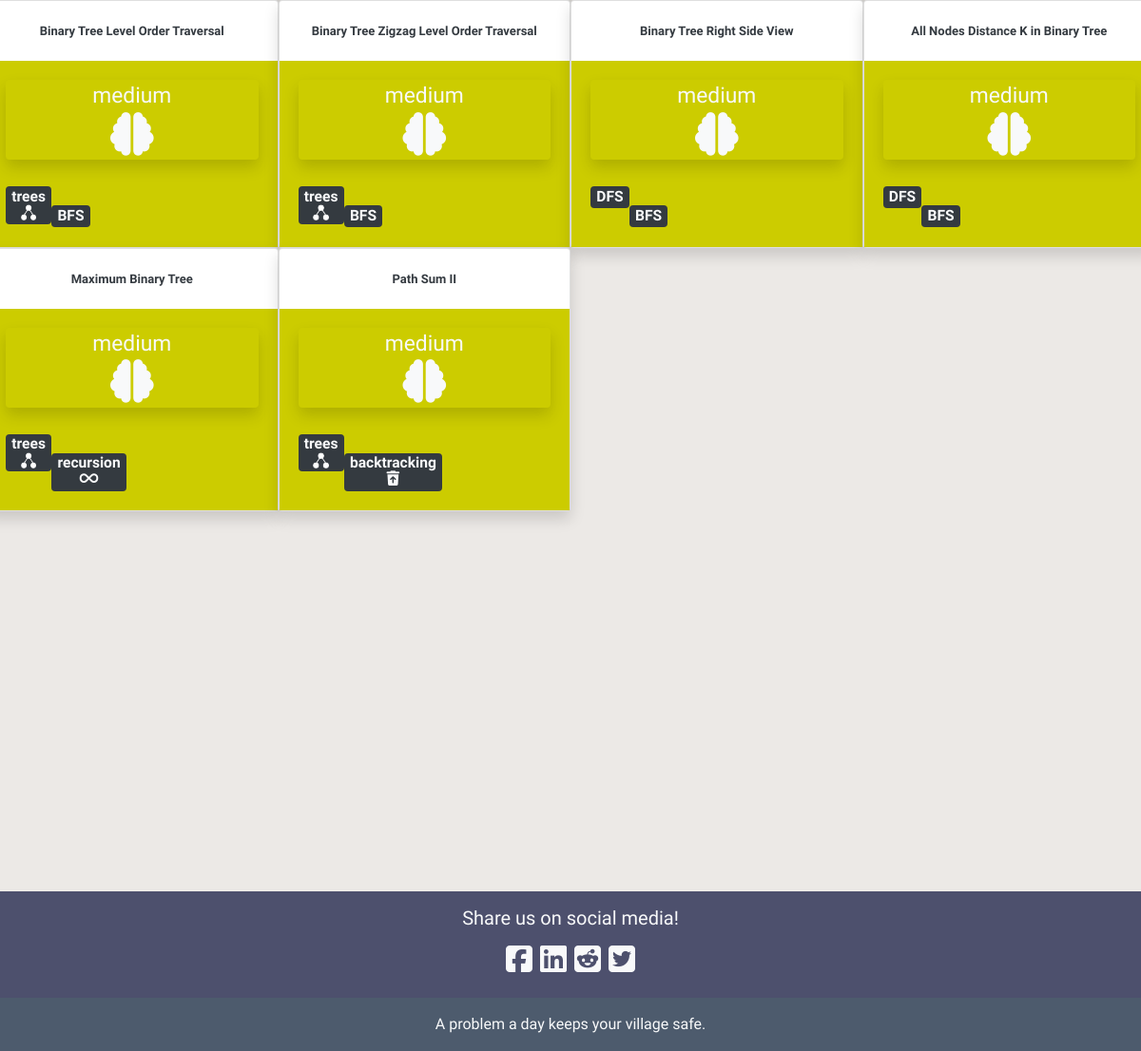
/questions/difficulty/medium/ (lower part), run on an earlier commit of the app's database.
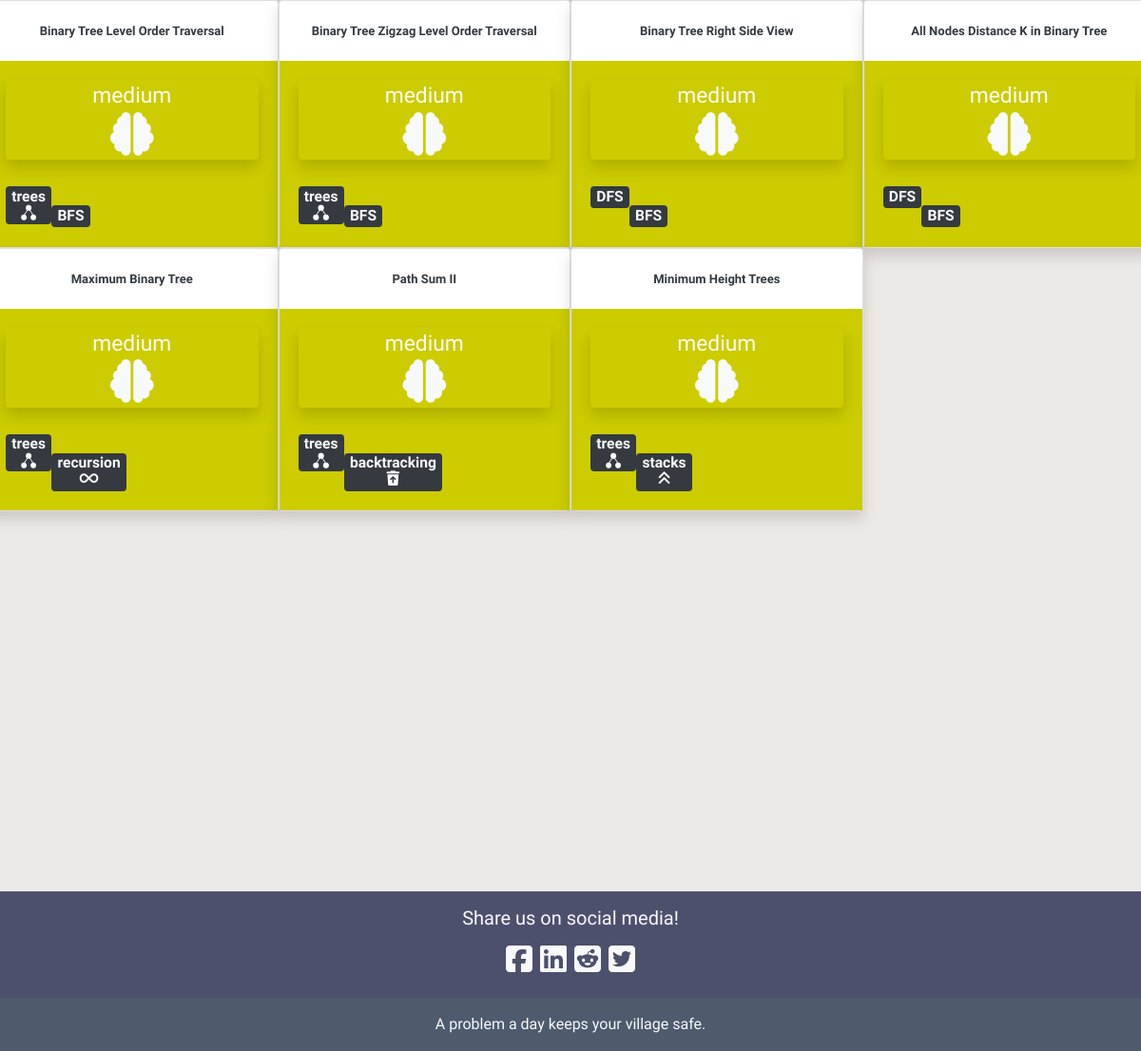
And on a later commit of the database.
### blog/models.py (models this page shows, shortened)
class Post(models.Model):
    author = models.TextField()
    title = RichTextField()
    category = models.TextField(choices = CATEGORY_CHOICES, default = 'arrays')
    alt_category = models.TextField(choices = CATEGORY_CHOICES, blank=True, null = True)
    difficulty = models.TextField(choices = DIFFICULTY_CHOICES, default = 'easy')
    description = RichTextField()
    text = RichTextField()
    explanation = RichTextField()
    additional_notes = RichTextField(blank=True, null = True)
    published_date = models.DateTimeField(blank=True, null=True)

### blog/views.py (the view)
# urls.py: path('questions/difficulty/<str:difficulty>/', views.DifficultyPostListView.as_view(), name='difficulty_post_list'),
class DifficultyPostListView(ListView):
    model = Post
    def get_queryset(self, *args, **kwargs):
        difficulty = self.kwargs.get('difficulty')
        return Post.objects.filter(difficulty = difficulty)

### blog/static/templates/blog/post_list.html (shortened to what the changed rows need)
{% extends 'blog/base.html' %}
{% load static %}
{% block content %}
<div class="postlist col-md-12">
    {% if not post_list.count %}
    <h1 class = "counter my-5" align = "center">No Questions Found</h1>
    <br><br>
    {% elif post_list.count == 1 %}
    <h1 class = "counter my-3" align="center">{{post_list.count}} Question</h1>
    <br><br>
    {% else %}
    <br><br>
    {% endif %}
  <div class="row">
  {% for post in post_list %}
  <div class="card shadow" style="width: 25%">
    <br>
    <h3 align="center"><a class="check text-dark" style = "font-size:13px;" href="{% url 'post_detail' pk=post.pk %}">
      <b>{{ post.title|safe }}</b></a></h3>
    {% if post.difficulty == "easy" %}
    <div class="card-body" style="background-color: rgb(0,100,0)">
    {% elif post.difficulty == "medium" %}
    <div class="card-body" style="background-color: rgb(204,204,0)">
    {% elif post.difficulty == "hard" %}
    <div class="card-body" style="background-color: rgb(128,0,0)"">
    {% endif %}
      <div class="postdifficulty text-light shadow rounded"align="center">
        <a class="text-light" href="{% url 'difficulty_post_list' difficulty=post.difficulty %}">
        {{post.difficulty}}
        <br>
        {% if post.difficulty == "medium" %}
        <i class="fas fa-brain fa-2x"></i>
        {% elif post.difficulty == "hard" %}
        <i class="fas fa-brain fa-3x"></i>
        {% else %}
        <i class="fas fa-brain"></i>
        {% endif %}
        </a>
      </div>
      <br>
        <div class="category text-light badge badge-dark my-1">
        <a class="text-light" href="{% url 'category_post_list' category=post.category %}">
        {% if post.category != "linked lists" and post.category != "binary search"%}
        <h8>{{post.category}}</h8>
        {% endif %}
        <br>
        {% if post.category == "linked lists" %}
        <img src="{% static 'images/thumbnail_image8.png' %}" width="45" height="12">
        {% elif post.category == "backtracking" %}
        <i class="fas fa-trash-restore"></i>
        {% elif post.category == "trees" %}
        <img src="{% static 'images/thumbnail_image5.png' %}" width="16.5" height="16.5">
        {% elif post.category == "arrays" %}
        <img src="{% static 'images/thumbnail_image7.png' %}" width="35" height="13">
        {% elif post.category == "strings" %}
        <p class= "my-1" style = "font-size: 9px; font: verdana;"><b>aabb123</b></p>
        {% elif post.category == "hashsets" %}
        <i class="fas fa-table"></i>
        {% elif post.category == "hashmaps" %}
        <i class="fas fa-columns"></i>
        {% elif post.category == "DP" %}
        <i class="my-1 fas fa-sort-amount-up"></i>
        {% elif post.category == "math" %}
        <i class="fas fa-calculator"></i>
        {% elif post.category == "graphs" %}
        <i class="fas fa-th"></i>
        {% elif post.category == "stacks" %}
        <i class="fas fa-angle-double-up"></i>
        {% elif post.category == "queues" %}
        <i class="fas fa-angle-double-right"></i>
        {% elif post.category == "recursion" %}
        <i class="fas fa-infinity"></i>
        {% elif post.category == "tries" %}
        <img src="{% static 'images/thumbnail_image6.png' %}" width="25.3" height="22">
        {% elif post.category == "binary" %}
        <p class= "my-1" style = "font-size: 8px; font: verdana;"><b>01101001</b></p>
        {% elif post.category == "binary search" %}
        <i class="fas fa-arrows-alt-h"></i>
        {% elif post.category == "heaps" %}
        <img src="{% static 'images/thumbnail_image5.png' %}" width="16.5" height="16.5">
        {% endif %}
        </a>
        </div>
        <br>
        {% if post.alt_category %}
        <div class="alt_category text-light badge badge-dark">
        {% else %}
        <div class="alt_category text-light">
        {% endif %}
        <a class="text-light" href="{% url 'category_post_list' category=post.alt_category %}">
          {% if post.alt_category and post.alt_category != "linked lists" and post.alt_category != "binary search"%}
          <h8>{{post.alt_category}}</h8>
          {% endif %}
          <br>
        {% if post.alt_category == "linked lists" %}
        <img src="{% static 'images/thumbnail_image8.png' %}" width="45" height="12">
        {% elif post.alt_category == "backtracking" %}
        <i class="fas fa-trash-restore"></i>
        {% elif post.alt_category == "trees" %}
        <img src="{% static 'images/thumbnail_image5.png' %}" width="16.5" height="16.5">
        {% elif post.alt_category == "arrays" %}
        <img src="{% static 'images/thumbnail_image7.png' %}" width="35" height="13">
        {% elif post.alt_category == "hashmaps" %}
        <i class="fas fa-columns"></i>
        {% elif post.alt_category == "DP" %}
        <i class="my-1 fas fa-sort-amount-up"></i>
        {% elif post.alt_category == "math" %}
        <i class="fas fa-calculator"></i>
        {% elif post.alt_category == "graphs" %}
        <i class="fas fa-th fa-2x"></i>
        {% elif post.alt_category == "stacks" %}
        <i class="fas fa-angle-double-up"></i>
        {% elif post.alt_category == "queues" %}
        <i class="fas fa-angle-double-right"></i>
        {% elif post.alt_category == "strings" %}
        <p class= "my-1" style = "font-size: 9px; font: verdana;"><b>aabb123</b></p>
        {% elif post.alt_category == "hashsets" %}
        <i class="fas fa-table"></i>
        {% elif post.alt_category == "recursion" %}
        <i class="fas fa-infinity"></i>
        {% elif post.alt_category == "tries" %}
        <img src="{% static 'images/thumbnail_image6.png' %}" width="25.3" height="22">
        {% elif post.alt_category == "heaps" %}
        <img src="{% static 'images/thumbnail_image5.png' %}" width="16.5" height="16.5">
        {% elif post.alt_category == "binary" %}
        <p class= "my-1" style = "font-size: 9px; font: verdana;"><b>01101001</b></p>
        {% elif post.alt_category == "binary search" %}
        <i class="fas fa-arrows-alt-h"></i>
        {% endif %}
        </a>
        </div>
    </div>
  </div>
  {% endfor %}
  </div>
</div>
{% endblock %}

What changed in the data, as far as the page shows it:
added Post: title "Minimum Height Trees", difficulty "medium", category "trees", alt_category "stacks"
